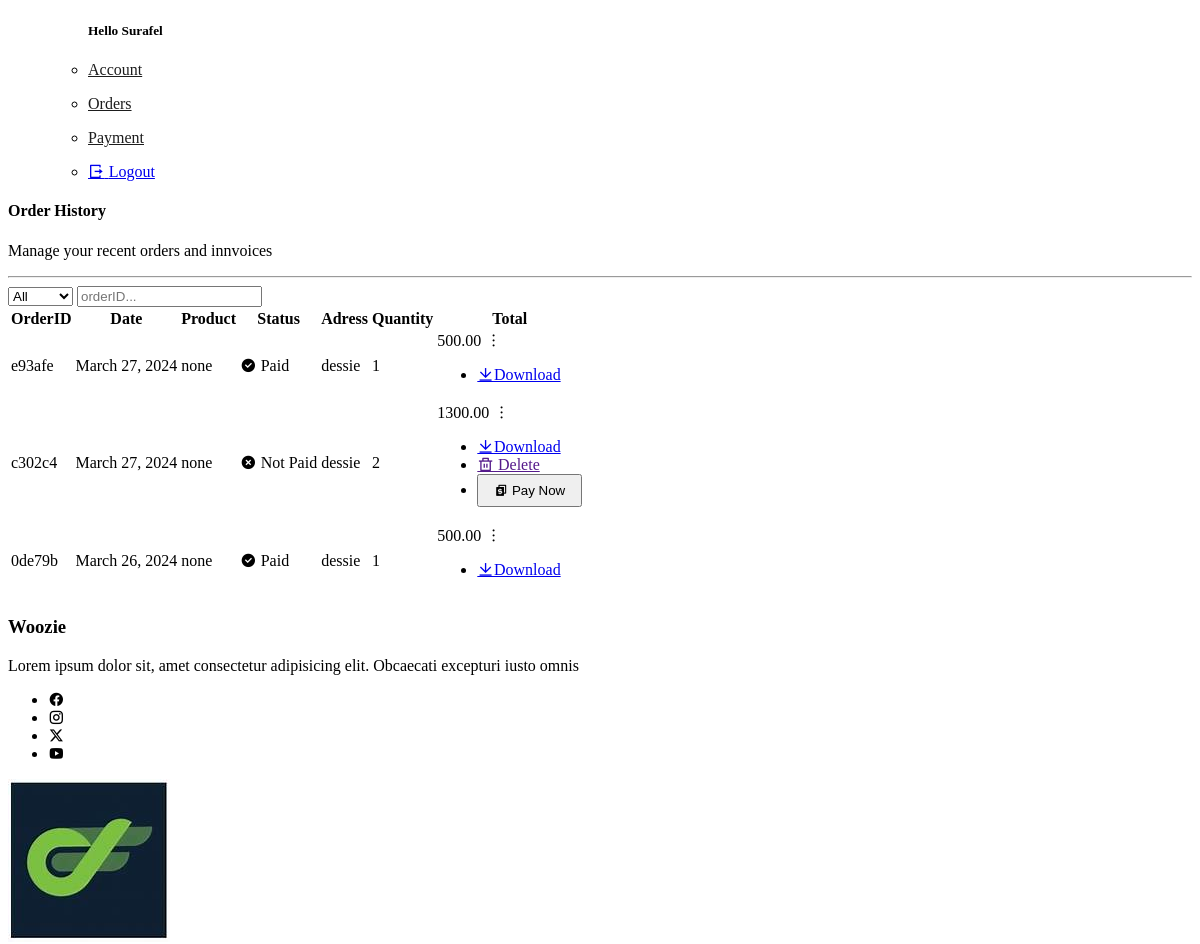
/orders/list/ (signed in, middle part), run on an earlier commit of the app's database.
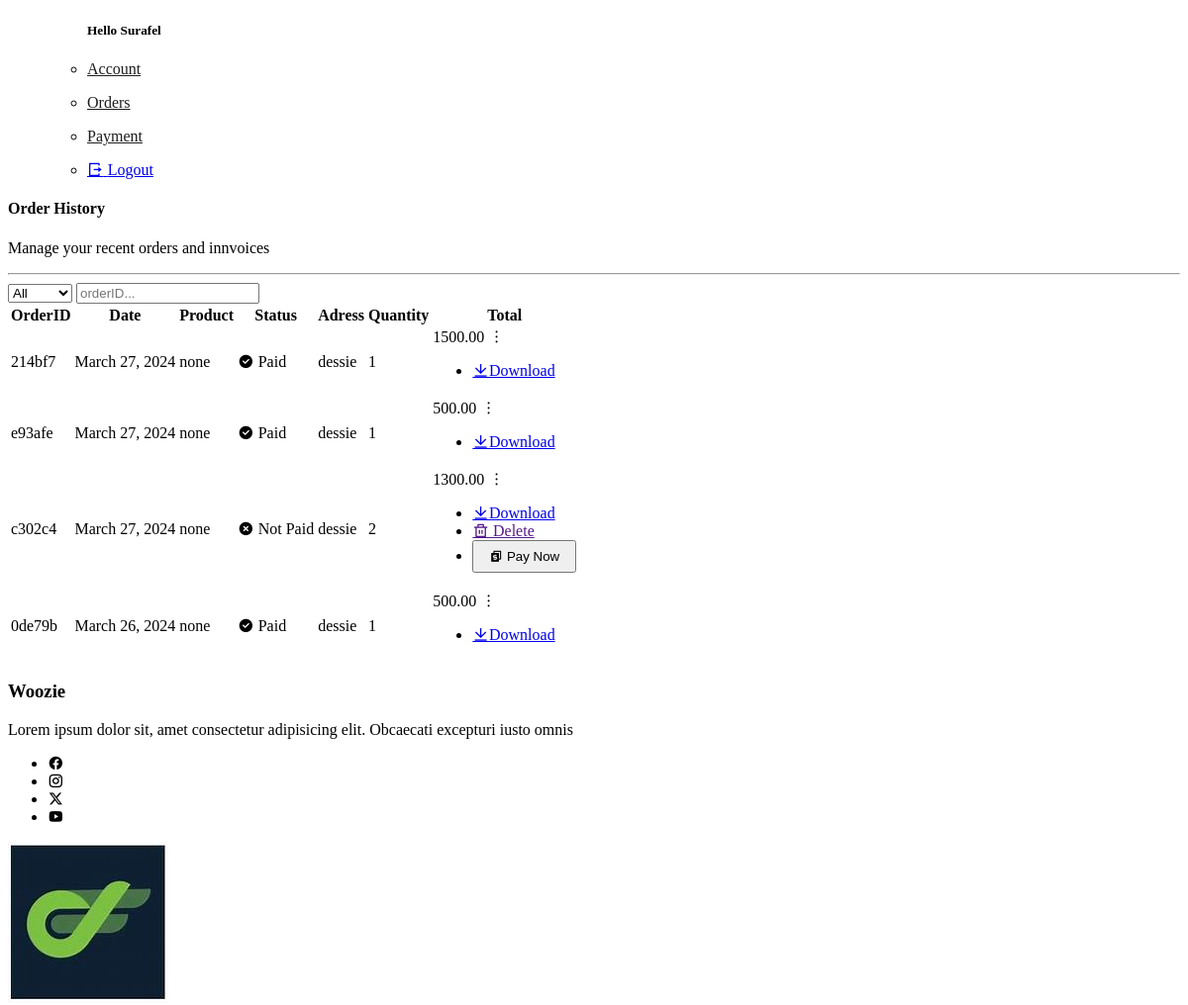
And on a later commit of the database.
### order/models.py (models this page shows, shortened)
class Order(models.Model):
    id = models.SlugField(primary_key=True, editable=False)
    owner = models.ForeignKey(User, on_delete=models.CASCADE)
    first_name = models.CharField(max_length=50)
    last_name = models.CharField(max_length=50)
    email = models.EmailField()
    phone_no = models.CharField(max_length=13)
    address = models.CharField(max_length=250)
    city = models.CharField(max_length=100)
    created = models.DateTimeField(auto_now_add=True)
    updated = models.DateTimeField(auto_now=True)
    paid = models.BooleanField(default=False)
    tx_ref = models.SlugField(max_length=100, blank=True)
    class Meta:
        ordering = ['-created']
        indexes = [
        models.Index(fields=['-created']),
        ]
    def get_total_cost(self):
            return sum(item.get_cost() for item in self.items.all())
    def get_quantity(self):
        return sum(item.quantity for item in self.items.all())

class OrderItem(models.Model):
    order = models.ForeignKey(Order,related_name='items', on_delete=models.CASCADE)
    product = models.ForeignKey(Product, related_name='order_items', on_delete=models.CASCADE)
    price = models.DecimalField(max_digits=10, decimal_places=2)
    quantity = models.PositiveIntegerField(default=1)
    def get_cost(self):
        return self.price * self.quantity

### order/views.py (the view)
# urls.py: path('list/', orders_list, name="orders_list"),
def orders_list(request):
    orders = Order.objects.filter(owner=request.user)
    return render(request, "orders/orders_list.html", {"orders" : orders})

### cart/cart.py (called while the page is built)
    def __len__(self):
         return sum(item['quantity'] for item in self.cart.values())

### cart/context_processors.py (called while the page is built)
def cart(request):
    return ( {"cart" : Cart(request)} )

### order/templates/orders/orders_list.html (shortened to what this page needs)
{% extends 'shop/base.html' %}  {% block basecontent %} {% load static %}
<div class="orders">
    <div class="orders__wrapper">
    <div class="orders__wrapper-header">
        <div class="main">
            <h4>Order History</h4>
            <p>Manage your recent orders and innvoices</p>
        </div>
    </div>
    <hr>
    <div class="orders__wrapper-filter">
        <select name="" id="" class="order_select">
            <option value="all">All</option>
        </select>
        <input type="text" placeholder="orderID..." class="order_filter">
    </div>
        <table class="orders_table">
            <thead>
            <tr>
            <th>OrderID</th>
            <th>Date</th>
            <th>Product</th>
            <th>Status</th>
            <th>Adress</th>
            <th>Quantity</th>
            <th>Total</th>
            </tr>
            </thead>
            <tbody>
           {% for order in orders.all %}
            <tr class="checkout__item" >
            <td>{{ order.id  }}</td>
            <td>
            {{ order.created|date }}
            </td>
            <td>none</td>
            {% if not order.paid %}
            <td class="unpaid"><i class="ri-close-circle-fill"></i>
             Not Paid
            </td>
            {% else %}
            <td class="paid"> <i class="ri-checkbox-circle-fill"></i>
            Paid
            </td>
            {% endif %}
            <td class="">{{ order.address }}</td>
            <td class="">{{ order.get_quantity }}</td>
            <td class="num">{{ order.get_total_cost }}
                <span style="cursor: pointer;"><i class="ri-more-2-line"></i>
                 <ul>
                    <li><a href="{% url 'orders:orders_download' order.id  %}"> <i class="ri-download-line"></i>Download</a></li>
                    {% if not order.paid %}
                    <li><a href=""> <i class="ri-delete-bin-line"></i> Delete</a></li>
                    <li> <form action="{% url 'payment:process_id' order.id %}" method="POST">
                        {% csrf_token %} <button style="margin: 0; padding: 7px 15px;" type="submit"><i class="ri-currency-fill"></i> Pay Now</button></form> </li>
                    {% endif  %}
                </ul>
                </span>
            </td>
            </tr>
            {% endfor %}
            </tbody>
        </table>
    </div>
</div>
{% endblock %}

What changed in the data, as far as the page shows it:
added Order: id "214bf7", created "March 27, 2024", paid True (drawn), address "dessie", get_quantity "1", get_total_cost "1500.00"
